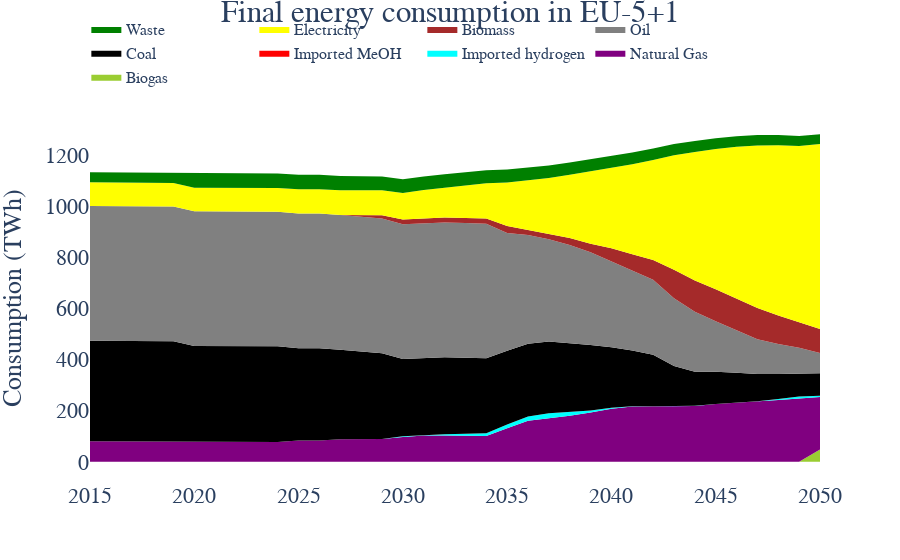

The code cell stored with this chart in its notebook:
### Code cell
gas_techs=["Biogas_Digester"]


tech_name={"Electrolyser":"Electrolyser","SMR":"SMR","SMR_noWGR":"SMR","SMR_eboiler_noWGR":"SMR",
                       "eSMR":"SMR","eSMR_noWGR":"SMR","eSMR_eboiler_noWGR":"SMR",
                "Gasification":"Gasification","Gasification_noWGR":"Gasification","Pyrolysis":"Pyrolysis",
           "Naphta_cracking":"Naphta cracking","Naphta_cracking_electrified":"Naphta cracking"}
tech_name_list={"Biogas":["Biogas_Digester"]}
gas_techs_name_colors={"Biogas":"yellowgreen",}



fig =go.Figure()
#Biogas and other imports
tech_usage=tech_usage_flow[(tech_usage_flow.Resource.isin(["Gas"]))]
# tech_usage=tech_usage[tech_usage.Sector=="Glass"]

energy_input=resource_imports[(resource_imports.Resource.isin(primary_resource_conversion.keys()))]
# energy_input=energy_input[energy_input.Sector=="Glass"]
energy_input=energy_input.drop(["Sector","Country"],axis=1).groupby(by=["Resource","Year"]).sum().reset_index()

gas_tech_usage=tech_usage[tech_usage.Technology.isin(gas_techs)]
# gas_tech_usage=gas_tech_usage[gas_tech_usage.Sector=="Glass"]
for tech in tech_name_list.keys():
    u=tech_usage[tech_usage.Technology.isin(tech_name_list[tech])]
    u=u[["Year","Flow"]].groupby(by=["Year"]).sum().reset_index()
    fig.add_trace(go.Scatter(x=u.Year,y=u.Flow*1e-6*13.1,name=tech,line=dict(width=0,color=gas_techs_name_colors[tech]),
                             fillcolor=gas_techs_name_colors[tech],hoverinfo="x+y",mode='lines',stackgroup='one'))

fig.add_trace(go.Scatter(x=energy_input[energy_input.Resource=="Gas"].Year,y=energy_input[energy_input.Resource=="Gas"].Flow,name="Natural Gas",
                         line=dict(width=0,color="purple"),
                             fillcolor="purple",mode='lines',stackgroup='one'))
fig.add_trace(go.Scatter(x=energy_input[energy_input.Resource=="Hydrogen"].Year,y=energy_input[energy_input.Resource=="Hydrogen"].Flow,
                         name="Imported hydrogen",
                         line=dict(width=0,color="cyan"),
                             fillcolor="cyan",mode='lines',stackgroup='one'))
fig.add_trace(go.Scatter(x=energy_input[energy_input.Resource=="MeOH"].Year,y=energy_input[energy_input.Resource=="MeOH"].Flow,
                         name="Imported MeOH",
                         line=dict(width=0,color="red"),
                             fillcolor="red",mode='lines',stackgroup='one'))


    ##Consumption
    

energy_input=resource_inflow[(resource_inflow.Resource.isin(primary_resource_conversion.keys()))]
# energy_input=energy_input[energy_input.Sector=="Glass"]
energy_input=energy_input.drop(["Sector","Country"],axis=1).groupby(by=["Resource","Year"]).sum().reset_index()

for resource in primary_resource_conversion.keys():
    if resource not in ["Olefins","Ammonia","Naphtha","CO","Gas","Hydrogen","MeOH"]:
        fig.add_trace(go.Scatter(x=energy_input[energy_input.Resource==resource].Year,y=energy_input[energy_input.Resource==resource].Flow,name=resource,
                         line=dict(width=0,color=primary_resource_color[resource]),
                             fillcolor=primary_resource_color[resource],mode='lines',stackgroup='one'))



fig.update_layout(title='Final energy consumption in EU-5+1',  title_x=0.5,title_y=1,
                   yaxis_title='Consumption (TWh)')
fig.update_layout(
    font=dict(
        family="Times New Roman",size=22)
    )
fig.update_annotations(font_size=20)
fig.update_layout(legend=dict(
    orientation="h",
    yanchor="bottom",
    y=1.06,
    xanchor="left",
    x=-0.005,font = dict(size=16)
))
# fig.update_yaxes(range=[0,1250])
# fig.add_annotation(dict(font=dict(color="black",size=28),
#                                         x=-0.05,
#                                         y=1.15,
#                                         showarrow=False,
#                                         text="(e)",
#                                         textangle=0,
#                                         xanchor='left',
#                                         xref="paper",
#                                         yref="paper"))
fig.update_layout( paper_bgcolor="rgba(0,0,0,0)", plot_bgcolor="rgba(0,0,0,0)")
fig.show()

### Figure 1 — Plotly figure (JSON) as saved in the notebook; plotly's stock layout.template omitted (floating-point values rounded to 4 significant figures)
{"data": [{"fillcolor": "yellowgreen", "hoverinfo": "x+y", "line": {"color": "yellowgreen", "width": 0}, "mode": "lines", "name": "Biogas", "stackgroup": "one", "type": "scatter", "x": [2015, 2016, 2017, 2018, 2019, 2020, 2021, 2022, 2023, 2024, 2025, 2026, 2027, 2028, 2029, 2030, 2031, 2032, 2033, 2034, 2035, 2036, 2037, 2038, 2039, 2040, 2041, 2042, 2043, 2044, 2045, 2046, 2047, 2048, 2049, 2050], "y": [0, 0, 0, 0, 0, 0, 0, 0, 0, 0, -4.575e-15, -7.625e-15, -7.625e-15, -9.15e-15, -6.1e-15, 0, 0, 0, 0, 0, 0, 0, 0, 0, 0, 0, 0, 0, 0, 0, 0, 0, 0, 0, 0, 47.76]}, {"fillcolor": "purple", "line": {"color": "purple", "width": 0}, "mode": "lines", "name": "Natural Gas", "stackgroup": "one", "type": "scatter", "x": [2015, 2016, 2017, 2018, 2019, 2020, 2021, 2022, 2023, 2024, 2025, 2026, 2027, 2028, 2029, 2030, 2031, 2032, 2033, 2034, 2035, 2036, 2037, 2038, 2039, 2040, 2041, 2042, 2043, 2044, 2045, 2046, 2047, 2048, 2049, 2050], "y": [80.71, 80.56, 80.23, 79.6, 78.83, 78.68, 78.53, 78.25, 77.76, 77.42, 83.13, 82.98, 88.34, 88.19, 89.03, 96.85, 102.9, 102.4, 102.0, 100.9, 131.3, 160.7, 170.9, 180.3, 192.7, 207.5, 215.9, 217.4, 219.4, 218.8, 226.6, 230.9, 235.1, 241.9, 248.0, 206.2]}, {"fillcolor": "cyan", "line": {"color": "cyan", "width": 0}, "mode": "lines", "name": "Imported hydrogen", "stackgroup": "one", "type": "scatter", "x": [2015, 2016, 2017, 2018, 2019, 2020, 2021, 2022, 2023, 2024, 2025, 2026, 2027, 2028, 2029, 2030, 2031, 2032, 2033, 2034, 2035, 2036, 2037, 2038, 2039, 2040, 2041, 2042, 2043, 2044, 2045, 2046, 2047, 2048, 2049, 2050], "y": [0, 9.692e-16, 0, 5.312e-16, 0, -4.427e-16, 5.312e-16, 0, -5.312e-16, 5.312e-16, 0, -4.427e-16, 5.312e-16, 0, -3.261e-17, 3.032, 1.577, 5.712, 7.819, 10.93, 14.73, 16.7, 19.47, 15.29, 7.999, 3.61, 1.805, 0, 0, 0.8325, 0, 0, 1.399, 3.44, 7.434, 4.192]}, {"fillcolor": "red", "line": {"color": "red", "width": 0}, "mode": "lines", "name": "Imported MeOH", "stackgroup": "one", "type": "scatter", "x": [2015, 2016, 2017, 2018, 2019, 2020, 2021, 2022, 2023, 2024, 2025, 2026, 2027, 2028, 2029, 2030, 2031, 2032, 2033, 2034, 2035, 2036, 2037, 2038, 2039, 2040, 2041, 2042, 2043, 2044, 2045, 2046, 2047, 2048, 2049, 2050], "y": [0, 0, 0, 0, 0, 0, 0, 0, 0, 0, 0, 0, 0, 0, 0, 0, 0, 0, 0, 0, 0, 0, 0, 0, 0, 0, 0, 0, 0, 0, 0, 0, 0, 0, 0, 0]}, {"fillcolor": "black", "line": {"color": "black", "width": 0}, "mode": "lines", "name": "Coal", "stackgroup": "one", "type": "scatter", "x": [2015, 2016, 2017, 2018, 2019, 2020, 2021, 2022, 2023, 2024, 2025, 2026, 2027, 2028, 2029, 2030, 2031, 2032, 2033, 2034, 2035, 2036, 2037, 2038, 2039, 2040, 2041, 2042, 2043, 2044, 2045, 2046, 2047, 2048, 2049, 2050], "y": [393.4, 393.3, 393.2, 393.1, 393.0, 374.5, 374.4, 374.4, 374.3, 374.3, 361.3, 361.5, 350.4, 343.5, 335.7, 302.5, 302.0, 301.1, 297.6, 293.2, 288.8, 284.3, 279.9, 268.6, 256.2, 236.6, 217.8, 201.1, 155.4, 132.4, 125.3, 117.4, 107.2, 98.42, 89.35, 87.97]}, {"fillcolor": "grey", "line": {"color": "grey", "width": 0}, "mode": "lines", "name": "Oil", "stackgroup": "one", "type": "scatter", "x": [2015, 2016, 2017, 2018, 2019, 2020, 2021, 2022, 2023, 2024, 2025, 2026, 2027, 2028, 2029, 2030, 2031, 2032, 2033, 2034, 2035, 2036, 2037, 2038, 2039, 2040, 2041, 2042, 2043, 2044, 2045, 2046, 2047, 2048, 2049, 2050], "y": [526.8, 526.8, 526.8, 526.8, 526.8, 526.8, 526.8, 526.8, 526.8, 526.8, 526.8, 526.8, 526.8, 526.8, 526.8, 526.8, 526.8, 526.8, 526.8, 526.8, 460.7, 425.3, 400.3, 383.8, 362.6, 336.9, 314.8, 294.2, 264.8, 235.5, 198.2, 165.9, 136.2, 116.9, 101.7, 79.27]}, {"fillcolor": "brown", "line": {"color": "brown", "width": 0}, "mode": "lines", "name": "Biomass", "stackgroup": "one", "type": "scatter", "x": [2015, 2016, 2017, 2018, 2019, 2020, 2021, 2022, 2023, 2024, 2025, 2026, 2027, 2028, 2029, 2030, 2031, 2032, 2033, 2034, 2035, 2036, 2037, 2038, 2039, 2040, 2041, 2042, 2043, 2044, 2045, 2046, 2047, 2048, 2049, 2050], "y": [0, 0, 0, 0, 0, 0, 0, 0, 0, 0, 0, 0, 0, 7.135, 13.11, 19.31, 19.42, 19.53, 19.63, 19.74, 27.17, 19.94, 20.04, 27.41, 33.39, 51.03, 62.2, 76.45, 111.8, 122.0, 125.1, 124.7, 122.0, 111.7, 99.05, 94.25]}, {"fillcolor": "yellow", "line": {"color": "yellow", "width": 0}, "mode": "lines", "name": "Electricity", "stackgroup": "one", "type": "scatter", "x": [2015, 2016, 2017, 2018, 2019, 2020, 2021, 2022, 2023, 2024, 2025, 2026, 2027, 2028, 2029, 2030, 2031, 2032, 2033, 2034, 2035, 2036, 2037, 2038, 2039, 2040, 2041, 2042, 2043, 2044, 2045, 2046, 2047, 2048, 2049, 2050], "y": [92.66, 92.66, 92.66, 92.66, 92.66, 92.66, 92.66, 92.66, 92.66, 92.66, 95.04, 95.04, 97.11, 97.11, 97.48, 103.1, 110.6, 116.6, 127.7, 138.2, 170.5, 194.4, 219.9, 247.7, 283.9, 316.8, 351.8, 391.8, 447.9, 502.2, 548.6, 593.7, 636.0, 666.3, 690.2, 723.9]}, {"fillcolor": "green", "line": {"color": "green", "width": 0}, "mode": "lines", "name": "Waste", "stackgroup": "one", "type": "scatter", "x": [2015, 2016, 2017, 2018, 2019, 2020, 2021, 2022, 2023, 2024, 2025, 2026, 2027, 2028, 2029, 2030, 2031, 2032, 2033, 2034, 2035, 2036, 2037, 2038, 2039, 2040, 2041, 2042, 2043, 2044, 2045, 2046, 2047, 2048, 2049, 2050], "y": [39.02, 38.92, 38.83, 38.74, 38.64, 57.82, 57.68, 57.54, 57.4, 57.26, 57.12, 56.47, 55.81, 55.23, 54.65, 54.11, 53.34, 52.57, 51.8, 51.02, 50.23, 49.45, 48.66, 47.86, 47.07, 46.27, 45.46, 44.66, 43.85, 43.06, 42.28, 41.49, 40.71, 39.91, 39.11, 38.31]}], "layout": {"font": {"family": "Times New Roman", "size": 22}, "legend": {"font": {"size": 16}, "orientation": "h", "x": -0.005, "xanchor": "left", "y": 1.06, "yanchor": "bottom"}, "paper_bgcolor": "rgba(0,0,0,0)", "plot_bgcolor": "rgba(0,0,0,0)", "title": {"text": "Final energy consumption in EU-5+1", "x": 0.5, "y": 1}, "yaxis": {"title": {"text": "Consumption (TWh)"}}}}
